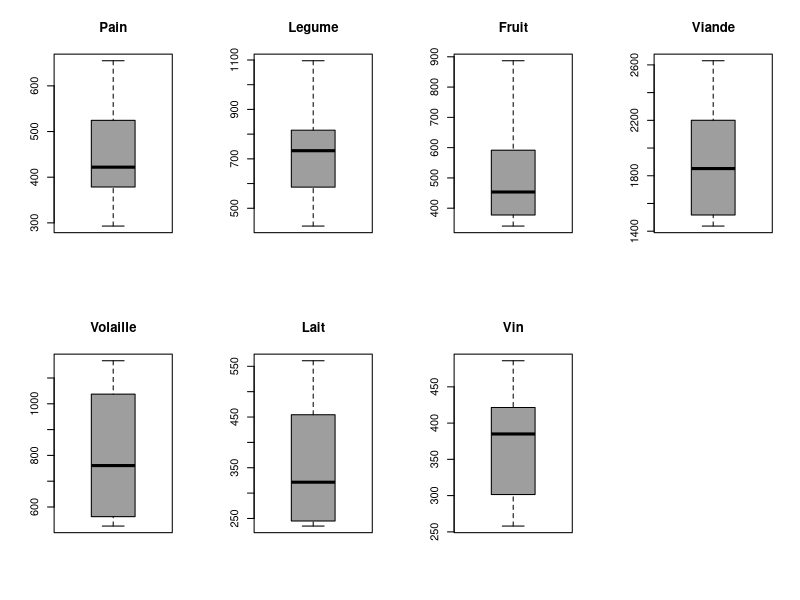
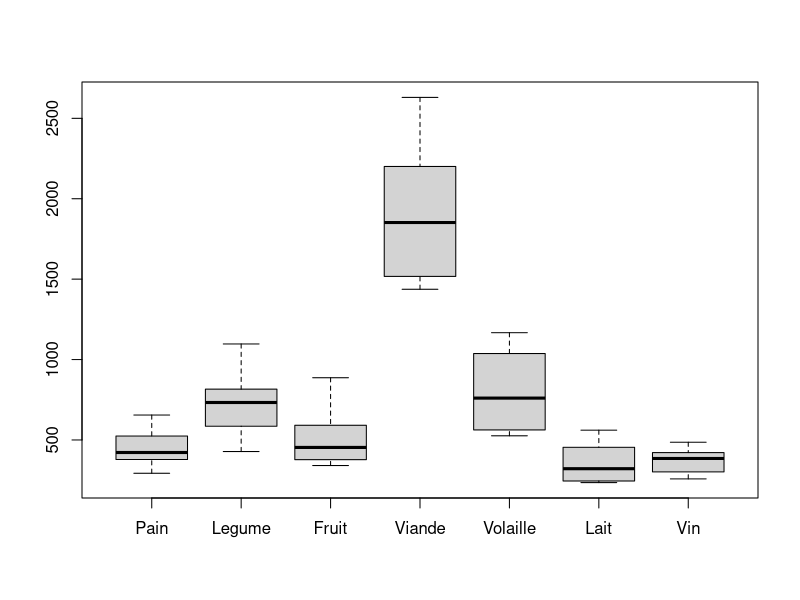
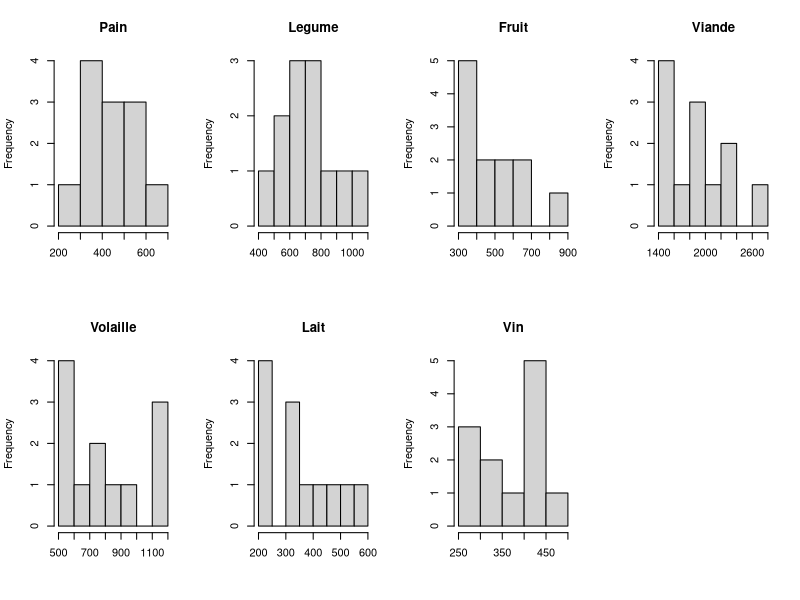
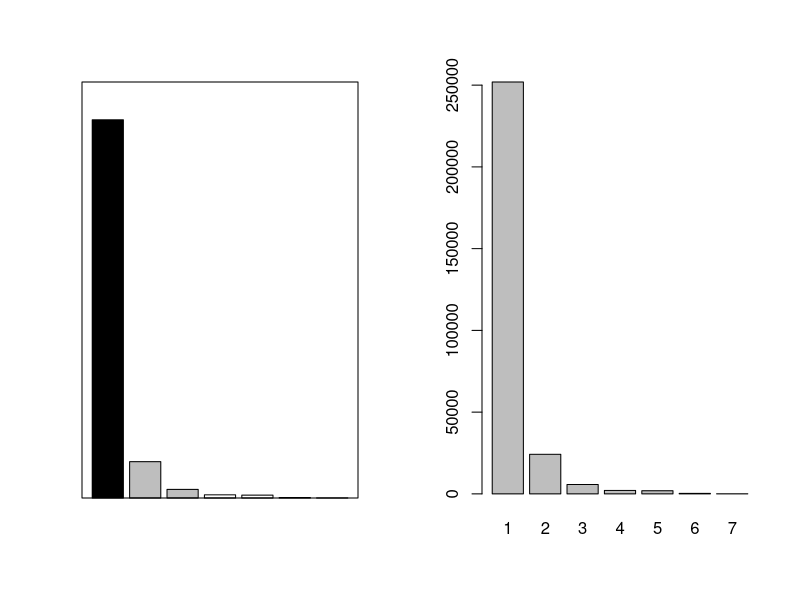
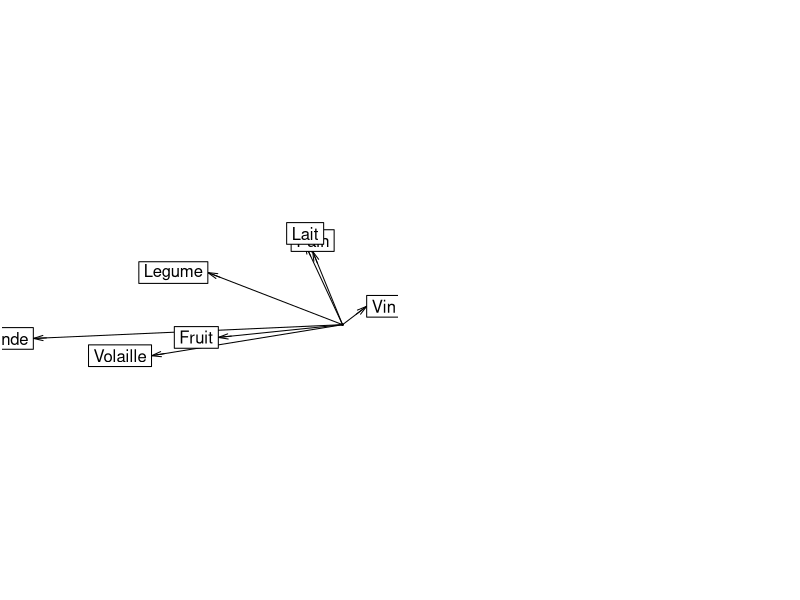
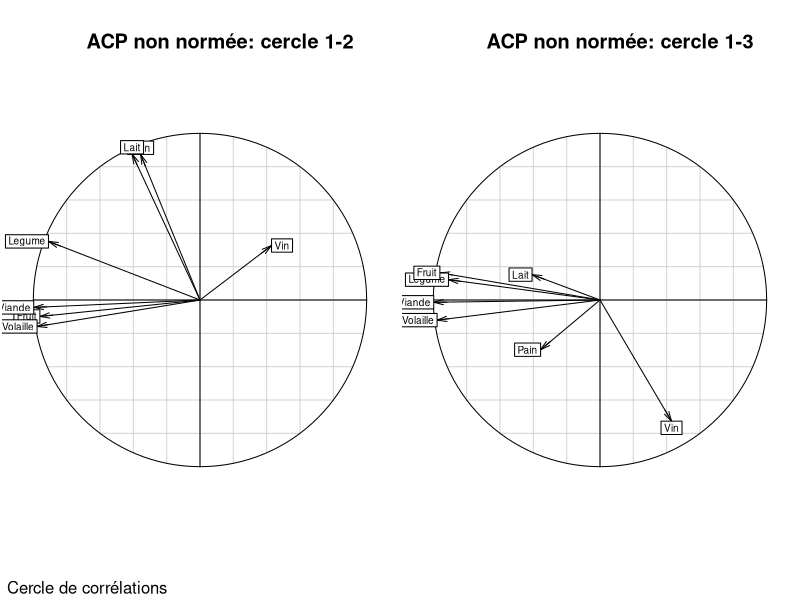
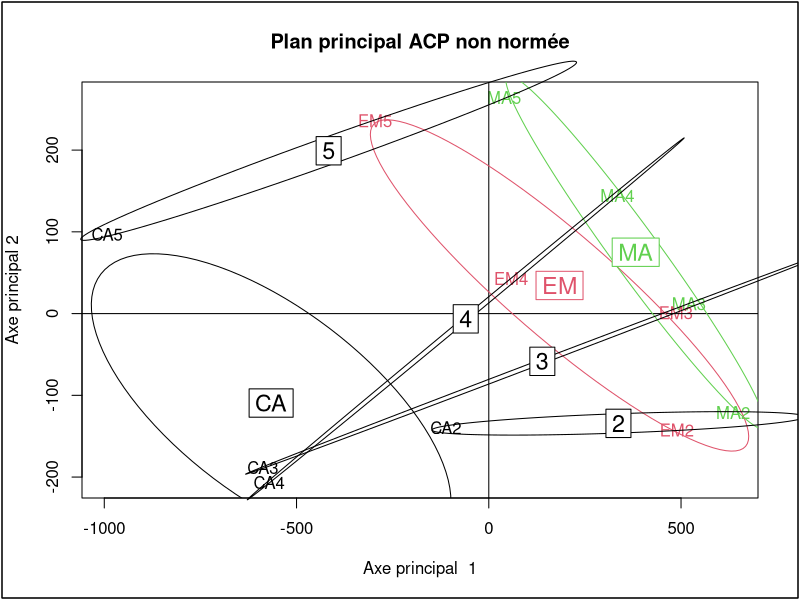
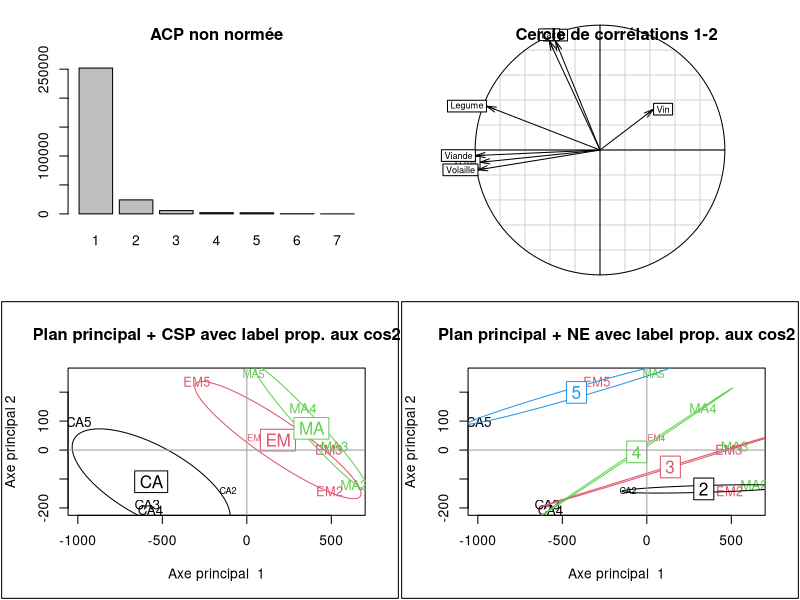

The R script that drew these images, in order:
## TPs R M1 MIAGE - Didier Chauveau
#############################################
## TP F3 - Analyse en Composantes Principales
#############################################
## ACP donnees Menages

# (1) DONNEES
setwd("C:/Users/Nicolas/OneDrive/Documents/Cours/S7/Data/tp3")
men <- read.table("stats.txt", header=TRUE, row.names = 1)

head(men)

# separation des labels en CSP et nbEnfants (NE) 
CSP <- factor(substr(row.names(men), start = 1, stop = 2))
## creation facteur NE
NE <- factor(substr(row.names(men), start = 3, stop = 3))

table(CSP)
table(NE)
table(CSP, NE) # 1 de chaque, plan d'experience...

men2 <- data.frame(CSP, NE, men)
head(men2) # ok, then save
save(men2, file = "Menages.Rdata")



###########################
# (2) ETUDE   PRELIMINAIRE
# toujours commencer par
summary(men2) # vérifier classes, min , max, NA's...

# cf TP F2 
par(mfrow=c(2,4))  
for (j in 3:9) {boxplot(men2[,j], col=8, xlab="", main=colnames(men2)[j])
}

x11()
# mieux ici car même unité = comparable
par(mfrow = c(1,1))
boxplot(men2[, -(1:2)])


par(mfrow=c(2,4))  
for (j in 3:9) {
  hist(men2[,j], xlab="",
       main=colnames(men2)[j])
}
## => INTERPRETER (mais ici n petit)





## (3) pour l'ACP: Choix de la métrique?
print(apply(men2[, 3:9], 2, var), 3)
print(apply(men2[, 3:9], 2, sd), 3)
# ici tout en Franc, et écart ~ 5x, on peut essayer les 2 métriques 

sdmen <- apply(men2[, 3:9], 2, sd)
max(sdmen)/min(sdmen)


print( cor(men2[, 3:9]), 3)
# cor maximale (Viande, Volaille) = +98%
## => INTERPRETER



###########################
## (4) ACP avec package ade4
library(ade4)
?dudi.pca # check Value = object returned
# scale = TRUE : ACP normée (default)
# scale = FALSE: ACP non normée = distance Euclidienne usuelle
acp <- dudi.pca(men2[,3:9], scale=FALSE, scannf=F, nf=3) # ACP non normée

# On commence par l'ACP avec la distance usuelle : on garde l'unité (Franc)

class(acp)
names(acp)
head(acp$li) # Principal Components's, 3 premiers axes
acp$eig

## (5)
?inertia.dudi
Imen <- inertia.dudi(acp, col.inertia=F, row.inertia=T)
names(Imen)
Imen$tot.inertia # val propres et % inertie cumulés (ratio)
# => cf Cours, sorties standard d'une ACP

# NB: version < 1.7-16 de ade4 l'inertie s'obtient par $TOT


par(mfrow=c(1,2)) 
# eigen bargraph Eboulis des valeurs propres
scatterutil.eigen(acp$eig,nf=3,box=T,sub="")
# ou direct
barplot(acp$eig, names.arg = 1:7) # p =  7 ici

## => INTERPRETER




### (6) CERCLES DE CORRELATIONS
?s.corcircle # see example code
s.corcircle(acp$co) # ATTENTION: faux dans le cas ACP NON NORME
# dans le cas ACP non normee, $co = covariances

## (6) donc calcul des correlations anciens (X), nouveaux (Psi):
?cor
cc <- cor(men2[,3:9], acp$li)
cc

par(mfrow=c(1,2)) # avoir les 2 premiers  cercle sur le même plot
## Cercle principal (adapter clabel taille des noms de var)
s.corcircle(cc, clabel=0.6, sub="Cercle de corrélations") 
title("ACP non normée: cercle 1-2")
# next... si besoin
s.corcircle(cc, yax = 3, clabel=0.6) 
title("ACP non normée: cercle 1-3")
## => INTERPRETER



### (7) PLANS FACTORIELS INDIVIDUS
# plan principal avec CSP en facteur supplémentaire
#    labels individus colorés par CSP
#    coloration par CSP
#    barycentres/classes avec s.class
# cf TP2  
# la fonction s.class ne donne pas les labels individus
par(mfrow=c(1,1))
plot(acp$li$Axis1, acp$li$Axis2, type="n",
     xlab = "Axe principal  1", ylab = "Axe principal 2")
text(acp$li$Axis1, acp$li$Axis2, row.names(men2), 
     col = as.numeric(CSP))
abline(h=0); abline(v=0) # barycentre du nuage
## barycentres/calsses avec s.class
colCSP <- seq(1,length(levels(CSP)))
s.class(acp$li,fac=CSP, cstar=0,cpoint=0,clabel=1.4,
        col=colCSP, axesell=FALSE, add.plot=TRUE)
title("Plan principal ACP non normée")

## => INTERPRETER


## analyse par NE - ajout sur le même plot des barycentres/NE
s.class(acp$li,fac=NE, cstar=0,cpoint=0,clabel=1.4,
        col=c(1,1,1,1), axesell=FALSE, add.plot=TRUE)

## => INTERPRETER


###########################
## (8) Usage des cos^2 et représentation

## Cos^2 ET CUMULES
Imen$row.cum # cos2 cumulés (%)
# dans le Plan Principal: colonne Axis1:2
cos2 <- Imen$row.cum[,2] # cos2 cumulés plan princ. en % (ade4 last versions)
cos2lab <- 1.*cos2/100 # label sizes, tune here!

### PLOTS ###
par(mfrow=c(2,2)) # avoir les 4 plots utiles sur le même grahique
barplot(acp$eig, names.arg = 1:7) # p =  7 ici
title("ACP non normée")
s.corcircle(cc, clabel=0.8) 
title("Cercle de corrélations 1-2")
plot(acp$li$Axis1, acp$li$Axis2, type="n",
     xlab = "Axe principal  1", ylab = "Axe principal 2")
text(acp$li$Axis1, acp$li$Axis2, cex=cos2lab,
     labels=row.names(men2), col=as.numeric(CSP))
s.class(acp$li, CSP, cstar=0, cpoint=0, clabel=1.5,
        col=colCSP, axesell=F, add.plot=T)
abline(h=0, col=8); abline(v=0, col=8)
title("Plan principal + CSP avec label prop. aux cos2")

plot(acp$li$Axis1, acp$li$Axis2, type="n",
     xlab = "Axe principal  1", ylab = "Axe principal 2")
text(acp$li$Axis1, acp$li$Axis2, cex=cos2lab,
     labels=row.names(men2), col=as.numeric(CSP))
colNE <- seq(1,length(levels(NE)))
s.class(acp$li, NE, cstar=0, cpoint=0, clabel=1.5,
        col=colNE, axesell=F, add.plot=T)
abline(h=0, col=8); abline(v=0, col=8)
title("Plan principal + NE avec label prop. aux cos2")

## => INTERPRETER


### (9) Affichage des individus les moins bien représentés
o <- order(cos2)
mencos2 <- data.frame(CSP, NE, cos2)
row.names(mencos2) <- row.names(men2)
mencos2[o,] [1:5,] # les 5 individus moins bien représentés









##################### 
#### Essai ACP Normée : scale=TRUE
acp <- dudi.pca(men2[,3:9], scale=TRUE, scannf=F, nf=3) # ACP normée

Imen <- inertia.dudi(acp, col.inertia=F, row.inertia=TRUE)
round(Imen$tot.inertia,2)  # val propres et % inertie cumulés (ratio)

par(mfrow=c(2,2)) # 4 graphiques sur le même plot
# eigen bargraph Eboulis des valeurs propres
scatterutil.eigen(acp$eig,nf=3,box=T,sub="ACP Normée")

## (6) calcul des correlations anciens (X), nouveaux (Psi):
s.corcircle(acp$co) #
title("ACP normée")
# plan principal avec CSP en facteur supplémentaire
plot(acp$li$Axis1, acp$li$Axis2, type="n",
     xlab = "Axe principal  1", ylab = "Axe principal 2")
text(acp$li$Axis1, acp$li$Axis2, row.names(men2), 
     col = as.numeric(CSP))
abline(h=0); abline(v=0)
## barycentres/classes avec s.class
colCSP <- seq(1,length(levels(CSP)))
s.class(acp$li,fac=CSP, cstar=0,cpoint=0,clabel=1.4,
        col=colCSP, axesell=FALSE, add.plot=TRUE)

## analyse par NE - ajout sur le même plot des barycentres/NE
colNE <- seq(1,length(levels(NE)))
# s.class(acpmen$li, nE,cstar=0,cpoint=1,clabel=0.8,col=colnE,axesell=FALSE)
# barycentres NE superposés sur le plan principal (add.plot=T)
s.class(acp$li, fac=NE, cstar=0, cpoint=0,clabel=1.7,
        cellipse=0, col=colNE, axesell=FALSE, add.plot=TRUE)

## => INTERPRETER ET VOIR LA DIFFERENCE AVEC ACP NON NORMEE ICI

#### END ####
